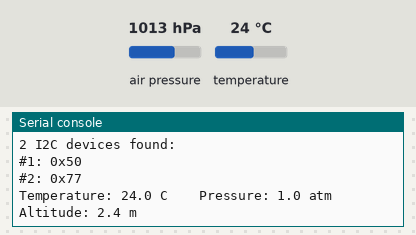
The program below on a simulated MicroPython board. On the bench: the last lines printed to the serial console. The test bench sets the inputs (shaded band); at power-on: air pressure 1013 hPa, temperature 24 °C. Library files of the repository ran but are not shown: bmp180.py.

Above: at 1.3 s.
1.4 s: air pressure set to 952 hPa
At 2.8 s:
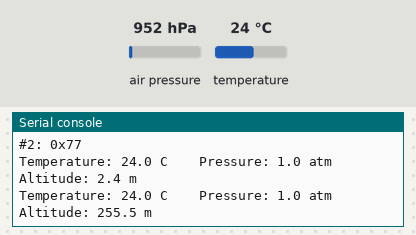
2.9 s: temperature set to 12 °C
At 4.3 s:
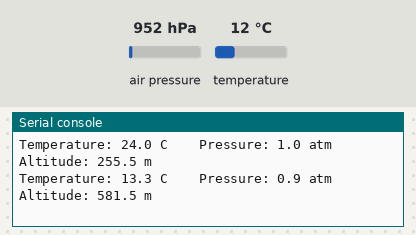
4.4 s: air pressure set to 975 hPa
At 7.2 s:
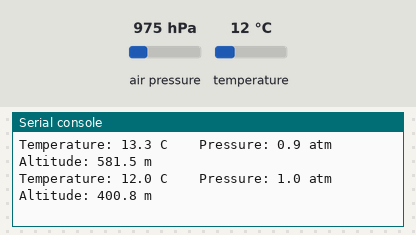
Timing chart, 0 to 8.7 s (numbered marks = the images above; inputs shaded):
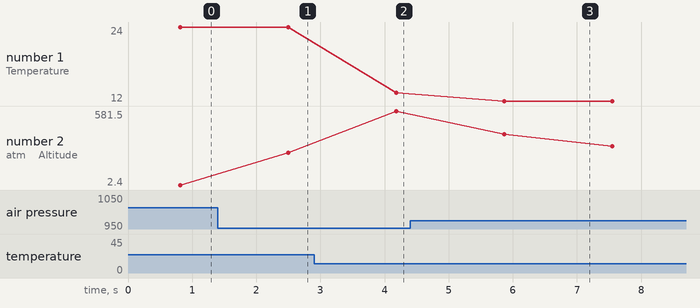

The program:

main.py
```python
from machine import Pin, I2C
from bmp180 import BMP180
import utime

sdaPIN = Pin(14)
sclPIN = Pin(15)

i2c = I2C(1, sda=sdaPIN, scl=sclPIN, freq=400000)

devices = i2c.scan()

if len(devices) == 0:
    print("No I2C device found...")
else:
    print(f'{len(devices)} I2C devices found:')

for i, device in enumerate(devices):
    print(f'#{i+1}: {hex(device)}')


bmp = BMP180(i2c_bus=i2c)

while True:
    tempC = 0
    p = 0
    alt = 0

    for i in range(100):
        tempC += bmp.temperature
        p += bmp.pressure
        alt += bmp.altitude

    print(f'Temperature: {round(tempC/100,1)} C \t Pressure: {round((p / 101325)/100,1)} atm \t Altitude: {round(alt/100, 1)} m')

    utime.sleep(1)
```

Measured:
- after the input at 1.4 s, the serial console: prints a new line after 1.1 s (image 1)
- after the input at 2.9 s, the serial console: prints a new line after 1.3 s (image 2)
- after the input at 4.4 s, the serial console: prints a new line after 1.5 s (image 3)
- plotted number 1: 24 → 13.3 after the input at 2.9 s
- plotted number 2: 2.4 → 255.5 after the input at 1.4 s, 255.5 → 581.5 after the input at 2.9 s, 581.5 → 307.3 after the input at 4.4 s
